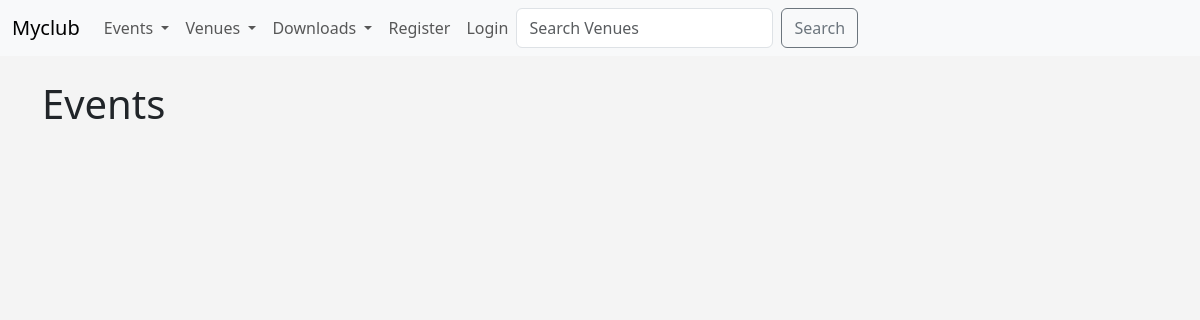
/events, run on an earlier commit of the app's database.
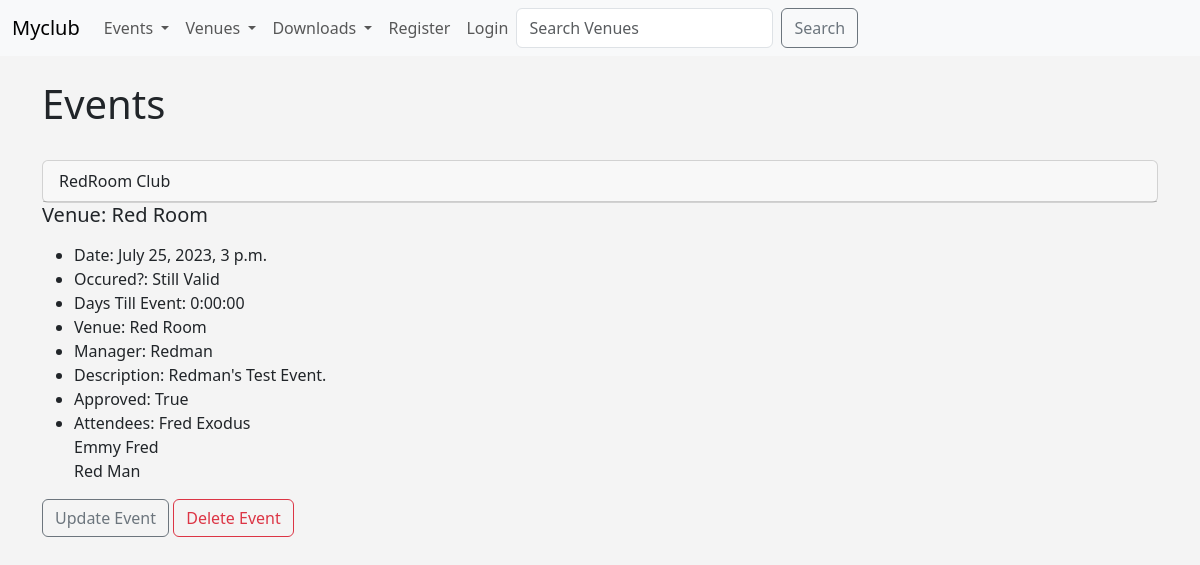
And on a later commit of the database.
### events/models.py (models this page shows)
class Events(models.Model):
    name = models.CharField('Event name', max_length=100)
    event_date = models.DateTimeField('Event date')
    venue = models.ForeignKey(Venue, blank=True, null=True, on_delete=models.CASCADE)
    manager = models.ForeignKey(User, blank=True, null=True, on_delete=models.SET_NULL)
    description = models.TextField(blank=True)
    attendees = models.ManyToManyField(MyClubUsers, blank=True)
    approved = models.BooleanField('Approved', default=False)
    def __str__(self):
        return self.name
    @property
    def Days_till(self):
        today = date.today()
        days_till = self.event_date.date() - today
        days_till_stripped = str(days_till).split(",",1)[0]
        return days_till_stripped
    @property
    def Is_Valid(self):
        today = date.today()
        if self.event_date.date() < today:
            event = "Past"
        else:
            event = "Still Valid"
        return event

class Venue(models.Model):
    name = models.CharField('Venue name', max_length=100)
    address = models.CharField('Address', max_length=150,)
    phone = models.IntegerField('Contact Phone', max_length=15)
    email_address = models.EmailField('Email Address', max_length=25)
    owner = models.IntegerField('Venue Owner', blank=False, default=1)
    venue_img = models.ImageField(null=True, blank=True, upload_to="images/")
    def __str__(self):
        return self.name

class MyClubUsers(models.Model):
    first_name = models.CharField('First Name', max_length=30)
    last_name = models.CharField('Last Name', max_length=30)
    email_address = models.EmailField('Email', max_length=25)
    phone = models.CharField(max_length=15)
    def __str__(self):
        return self.first_name + ' ' + self.last_name

### events/views.py (the view)
# urls.py: path('events', views.all_events, name="event_list"),
def all_events(request):
    event_list = Events.objects.all()
    p = Paginator(Events.objects.all(), 2)
    page = request.GET.get('page')
    events = p.get_page(page)
    nums = 'a' * events.paginator.num_pages
    return render(request, 'events/events_list.html', {'event_list': event_list, 'events': events, 'nums': nums})

### events/templates/events/events_list.html (shortened to what this page needs)
<!DOCTYPE html>
<html lang="en">
<head>
</head>
<body>
  {% extends 'events/base.html' %}
    {% block content %}
         <h1>Events</h1>
            <br>
    {% for event in event_list %}
    {% if event.approved %}
    <div class="card">
       <div class="card-header">
        {{ event}}
        </div>
    </div>
    <div class="card-body">
          <h5 class="card-title">Venue: {{ event.venue }}</h5>
          <p class="card-text">
            <ul>
        <li>Date: {{ event.event_date }}</li>
        <li>Occured?: {{ event.Is_Valid }} </li>
        <li>Days Till Event: {{ event.Days_till }} </li>
        <li>Venue: {{ event.venue }}</li>
        <li>Manager: {{ event.manager }}</li>
        <li>Description: {{ event.description }}</li>
        <li>Approved: {{ event.approved }} </li>
        <li>Attendees:
        {% for user in event.attendees.all %}
            {{ user }}<br>
        {% endfor %}
        </li>
        </ul>
        </p>
    </div>
        <div class="card-footer text-muted">
            <a href="{% url 'update-event' event.id %}" class="btn btn-outline-secondary btn-sn">Update Event</a>
            <a href="{% url 'delete-event' event.id %}" class="btn btn-outline-danger btn-sn">Delete Event</a>
        </div>
    {% endif %}
    {% endfor %}
    {% endblock %}

What changed in the data, as far as the page shows it:
now on this page (row edited): Events: name "RedRoom Club", venue "Red Room", event_date "July 25, 2023, 3 p.m.", Is_Valid "Still Valid", Days_till "0:00:00", manager "Redman", description "Redman's Test Event.", approved "True"
now on this page (row unchanged): MyClubUsers: first_name+last_name "Fred Exodus"
now on this page (row unchanged): MyClubUsers: first_name+last_name "Emmy Fred"
now on this page (row unchanged): MyClubUsers: first_name+last_name "Red Man"
